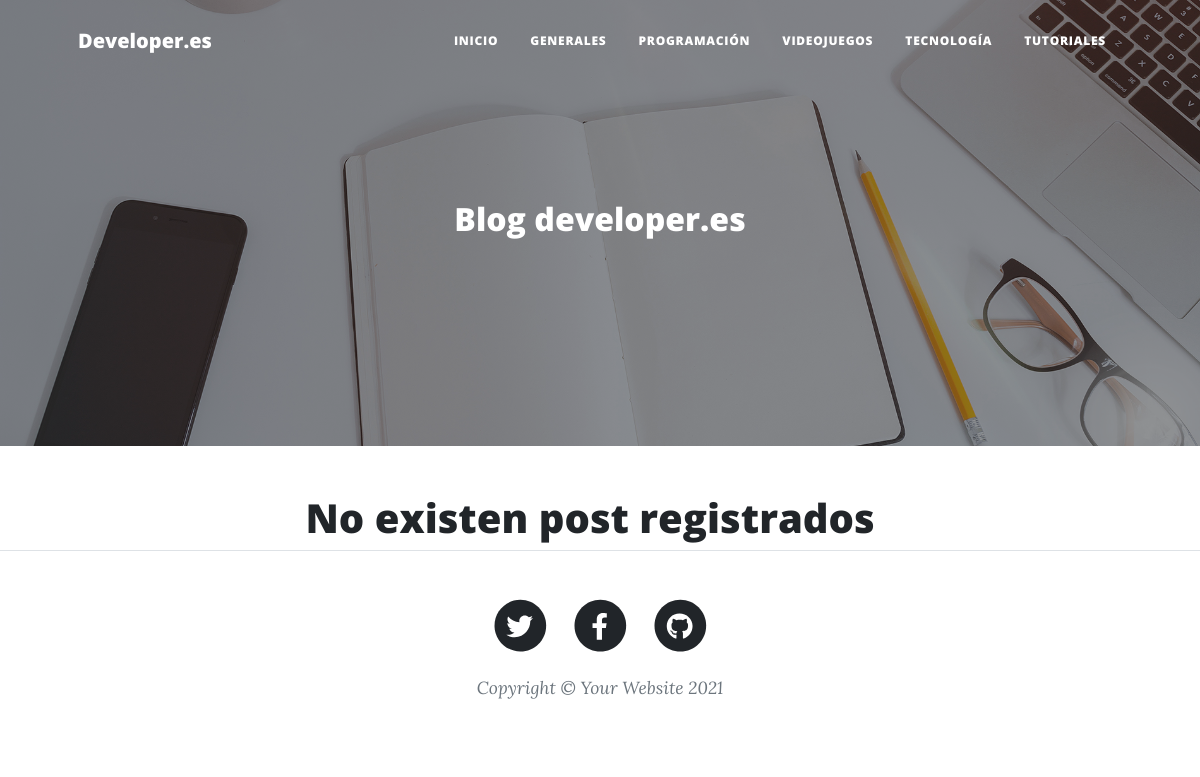
Before: / with the older database file.
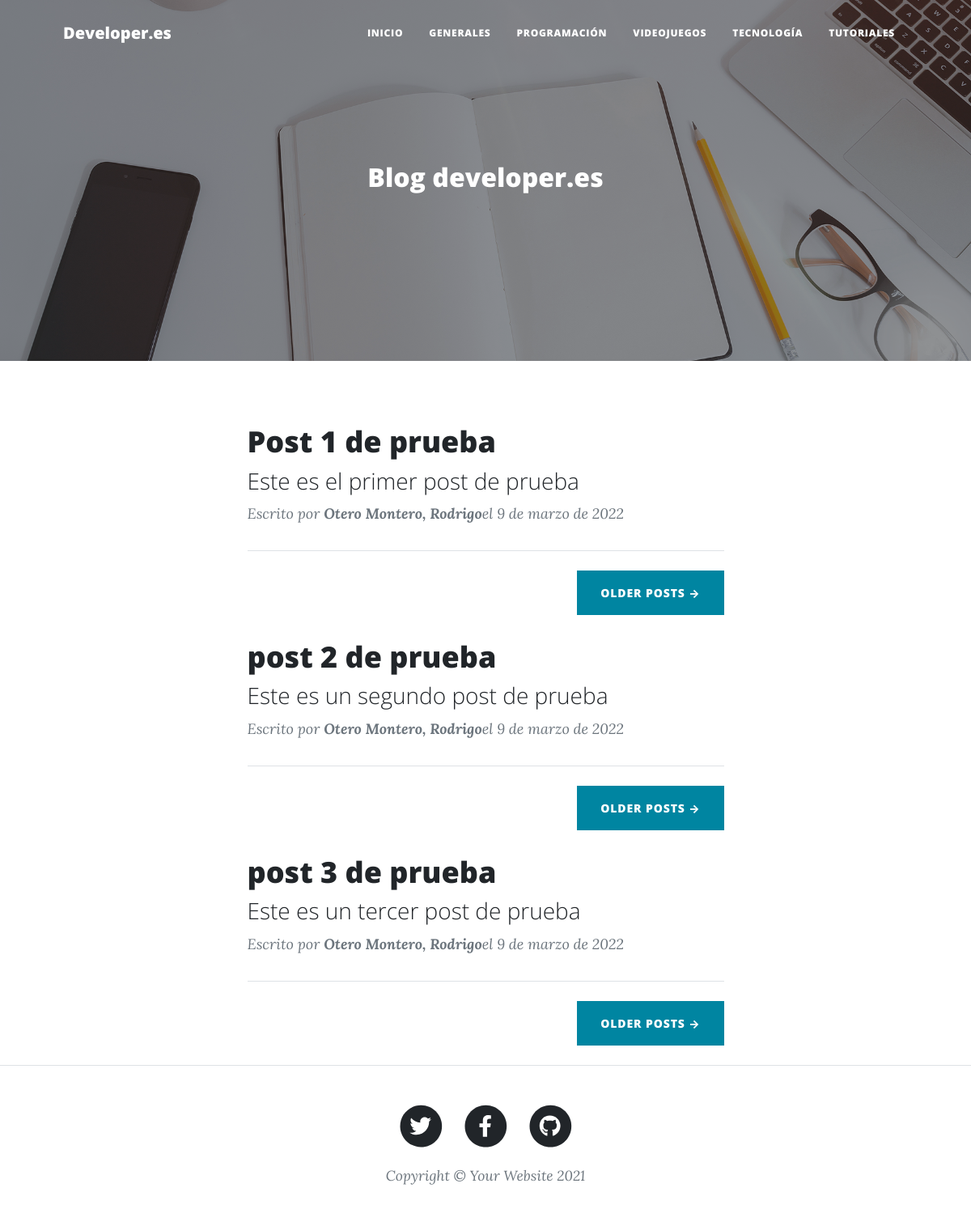
After: the same page with the newer database file.
### apps/blog/models.py (models this page shows)
class Post(models.Model):
    id = models.AutoField(primary_key=True)
    titulo = models.CharField('Título', max_length=90, blank=False, null=False)
    slug = models.CharField('Slug', max_length=100, blank=False, null=False)
    descripcion = models.CharField('Descripción', max_length=110, blank=False, null=False)
    contenido = RichTextField()
    imagen = models.URLField(max_length=255, blank=False, null=False) # es un urlfield porque lo vamos a subir a Heroku en su versión gratuita, y esta no adminte la subida de imagnes (de no ser así hubiéramos colocado un imageField, por ejemplo)
    autor = models.ForeignKey(Autor , on_delete=models.CASCADE)
    categoria = models.ForeignKey(Categoria, on_delete=models.CASCADE)
    estado = models.BooleanField('Publicado/No publicado', default=True)
    fecha_creacion = models.DateField('Fecha de creación', auto_now=False, auto_now_add=True)
    class Meta:
        verbose_name = 'Post'
        verbose_name_plural = 'Posts'
    def __str__(self):
        return self.titulo

class Autor(models.Model):
    id = models.AutoField(primary_key=True)
    nombre = models.CharField('Nombre de autor', max_length=255, null=False, blank=False)
    apellidos = models.CharField('Apellidos de autor', max_length=255, null=False, blank=False)
    facebook = models.URLField('Facebook', null='True', blank=True)
    twitter = models.URLField('Twitter', null='True', blank=True)
    instagram = models.URLField('Instagram', null='True', blank=True)
    web = models.URLField('Web', null='True', blank=True)
    correo = models.EmailField('Correo electrónico', null=False, blank=False)
    estado = models.BooleanField('Autor activo/no activo', default=True)
    fecha_creacion = models.DateField('Fecha de creación', auto_now=False, auto_now_add=True)
    class Meta:
        verbose_name = 'Autor'
        verbose_name_plural = 'Autores'
    def __str__(self):
        return '%s, %s' % (self.apellidos, self.nombre)

### apps/blog/views.py (the view)
# urls.py: path('', home, name='index'),
def home(request):
    posts = Post.objects.filter(estado = True)
    print (posts)
    return render(request, 'index.html', {'posts': posts})

### templates/index.html (shortened to what this page needs)
{% load static %}
<!DOCTYPE html>
<html lang="es">
    <head>
        <link href="{% static 'css/styles.css' %}" rel="stylesheet" />
    </head>
    <body>
        <nav class="navbar navbar-expand-lg navbar-light" id="mainNav">
            <div class="container px-4 px-lg-5">
                <a class="navbar-brand" href="{% url 'blog:index' %}">Developer.es</a>
                <div class="collapse navbar-collapse" id="navbarResponsive">
                    <ul class="navbar-nav ms-auto py-4 py-lg-0">
                        <li class="nav-item"><a class="nav-link px-lg-3 py-3 py-lg-4" href="{% url 'blog:index' %}">Inicio</a></li>
                        <li class="nav-item"><a class="nav-link px-lg-3 py-3 py-lg-4" href="{% url 'blog:generales' %}">Generales</a></li>
                        <li class="nav-item"><a class="nav-link px-lg-3 py-3 py-lg-4" href="{% url 'blog:programacion' %}">Programación</a></li>
                        <li class="nav-item"><a class="nav-link px-lg-3 py-3 py-lg-4" href="{% url 'blog:videojuegos' %}">Videojuegos</a></li>
                        <li class="nav-item"><a class="nav-link px-lg-3 py-3 py-lg-4" href="{% url 'blog:tecnologia' %}">Tecnología</a></li>
                        <li class="nav-item"><a class="nav-link px-lg-3 py-3 py-lg-4" href="{% url 'blog:tutoriales' %}">Tutoriales</a></li>
                    </ul>
                </div>
            </div>
        </nav>
        <header class="masthead" style="background-image: url({% block imagen %}'{% static 'img/home-bg.jpg' %}'{% endblock imagen %})">
            <div class="container position-relative px-4 px-lg-5">
                <div class="row gx-4 gx-lg-5 justify-content-center">
                    <div class="col-md-10 col-lg-8 col-xl-7">
                        <div class="site-heading">
                            <h2>{% block titulo_principal %}Blog developer.es{% endblock titulo_principal %}</h2>
                        </div>
                    </div>
                </div>
            </div>
        </header>
        <div class="container px-4 px-lg-5">
            <div class="row gx-4 gx-lg-5 justify-content-center">
                <div class="col-md-10 col-lg-8 col-xl-7">
                    {% if posts %}
                        {% for post in posts %}
                            <div class="post-preview">
                                <a href="post.html">
                                    <h2 class="post-title">{{post.titulo}}</h2>
                                    <h3 class="post-subtitle">{{post.descripcion}}</h3>
                                </a>
                                <p class="post-meta">
                                    Escrito por
                                    <strong>{{post.autor}}</strong>el
                                    {{post.fecha_creacion}}
                                </p>
                            </div>
                            <hr class="my-4" />
                            <div class="d-flex justify-content-end mb-4"><a class="btn btn-primary text-uppercase" href="#!">Older Posts →</a></div>
                        {% endfor %}
                    {% else %}
                        <h1>No existen post registrados</h1>
                    {% endif %}
                    </div>
            </div>
        </div>
        <footer class="border-top">
            <div class="container px-4 px-lg-5">
                <div class="row gx-4 gx-lg-5 justify-content-center">
                    <div class="col-md-10 col-lg-8 col-xl-7">
                        <ul class="list-inline text-center">
                            <li class="list-inline-item">
                                <a href="#!">
                                    <span class="fa-stack fa-lg">
                                        <i class="fas fa-circle fa-stack-2x"></i>
                                        <i class="fab fa-twitter fa-stack-1x fa-inverse"></i>
                                    </span>
                                </a>
                            </li>
                            <li class="list-inline-item">
                                <a href="#!">
                                    <span class="fa-stack fa-lg">
                                        <i class="fas fa-circle fa-stack-2x"></i>
                                        <i class="fab fa-facebook-f fa-stack-1x fa-inverse"></i>
                                    </span>
                                </a>
                            </li>
                            <li class="list-inline-item">
                                <a href="#!">
                                    <span class="fa-stack fa-lg">
                                        <i class="fas fa-circle fa-stack-2x"></i>
                                        <i class="fab fa-github fa-stack-1x fa-inverse"></i>
                                    </span>
                                </a>
                            </li>
                        </ul>
                        <div class="small text-center text-muted fst-italic">Copyright &copy; Your Website 2021</div>
                    </div>
                </div>
            </div>
        </footer>
    </body>
</html>

Changed rows visible on the page:
added Post: titulo "Post 1 de prueba", descripcion "Este es el primer post de prueba", autor "Otero Montero, Rodrigo", fecha_creacion "9 de marzo de 2022"
added Post: titulo "post 2 de prueba", descripcion "Este es un segundo post de prueba", autor "Otero Montero, Rodrigo", fecha_creacion "9 de marzo de 2022"
added Post: titulo "post 3 de prueba", descripcion "Este es un tercer post de prueba", autor "Otero Montero, Rodrigo", fecha_creacion "9 de marzo de 2022"
Other visible differences:
text no longer shown: "No existen post registrados"
